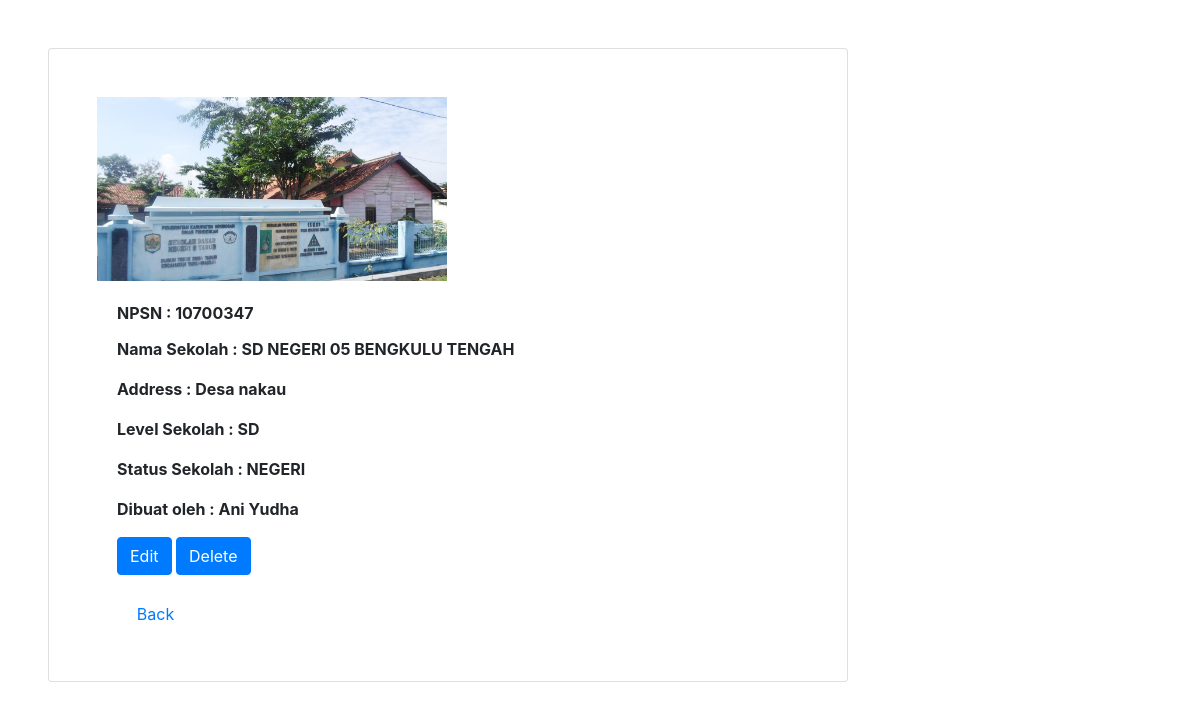
Screenshot of /file_tambahan_no_4/add_school/detail.php?id=7 with the database file from the repository.
### tables this page shows
CREATE TABLE `school_db` (
  `id` int(11) NOT NULL,
  `NPSN` varchar(50) NOT NULL,
  `name_school` varchar(50) NOT NULL,
  `addres` varchar(50) NOT NULL,
  `logo_school` varchar(50) NOT NULL,
  `school_level` varchar(50) NOT NULL,
  `status_school` varchar(50) NOT NULL,
  `id_user` varchar(50) NOT NULL
);

CREATE TABLE `user` (
  `id` int(11) NOT NULL,
  `names` varchar(50) NOT NULL,
  `email` varchar(50) NOT NULL,
  `passwords` varchar(50) NOT NULL
);

### file_tambahan_no_4/add_school/detail.php (the view, shortened to what this page needs)
<?php
 require '../conn.php';
  $id = $_GET['id'];
     $query = mysqli_query($conn, "SELECT school_db.id,school_db.name_school,school_db.school_level, school_db.addres,school_db.NPSN ,school_db.logo_school, school_db.status_school, user.names FROM school_db
JOIN user
ON school_db.id_user = user.id
WHERE school_db.id=$id");
?>
<!DOCTYPE html>
<html lang="en">
<head>
  <link rel="stylesheet" href="../css/bootstrap.min.css">
</head>
<body>
<div>
  <div class="card mb-3 m-5 p-5" style="max-width: 800px;">
 <div class="row g-0">
      <div class="col-md-4">
      <?php while ($row = mysqli_fetch_assoc($query)):  ?>
      <img src="img/<?=$row['logo_school'];?>" width="350px" >
      </div>
      </div>
      <div class="card-body">
        <p class="card-title"><b>NPSN : <?=$row['NPSN']; ?></b></p>
        <p class="card-text"><b>Nama Sekolah : <?=$row['name_school']; ?></b></p>
        <p class="card-text"><b>Address : <?=$row['addres']; ?></b> </p>
        <p class="card-text"><b>Level Sekolah : <?=$row['school_level']; ?></b> </p>
        <p class="card-text"><b>Status Sekolah : <?=$row['status_school']; ?></b> </p>
        <p class="card-text"><b>Dibuat oleh : <?=$row['names']; ?></b> </p>
         <a href="edit.php?id=<?=$row['id']; ?>" class="btn btn-primary">Edit</a>
         <a href="delete.php?id=<?=$row['id']; ?>" class="btn btn-primary">Delete</a>
    </div>
    <button type="button" class="btn btn-link col-md-2" onclick="document.location.href='../4.php';">Back</button>
      <?php endwhile; ?>
 </div>
  </div>
</body>
</html>

### rows the page displays
school_db: logo_school (picture), NPSN "10700347", name_school "SD NEGERI 05 BENGKULU TENGAH", addres "Desa nakau", school_level "SD", status_school "NEGERI", id_user.names "Ani Yudha"
